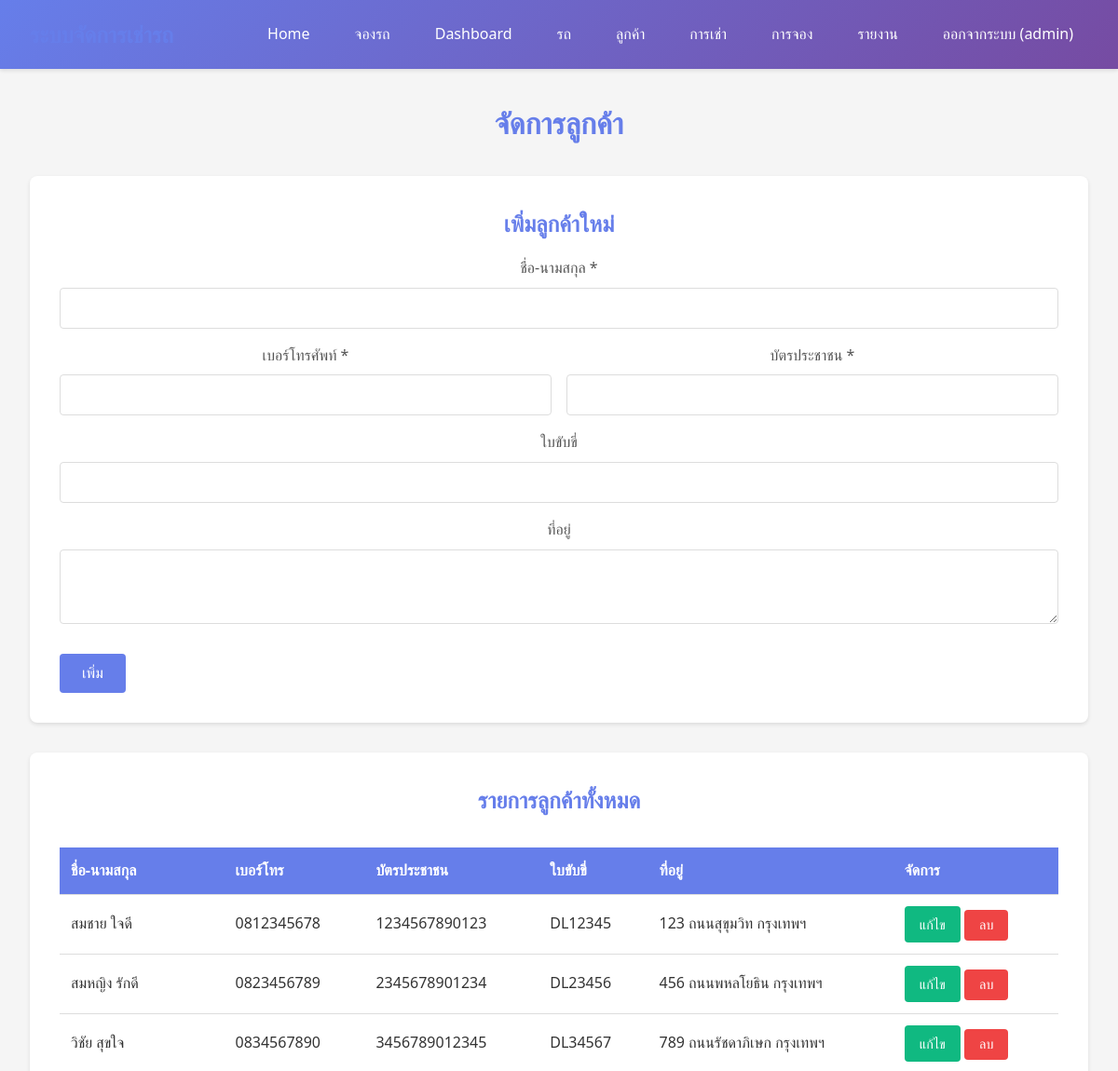
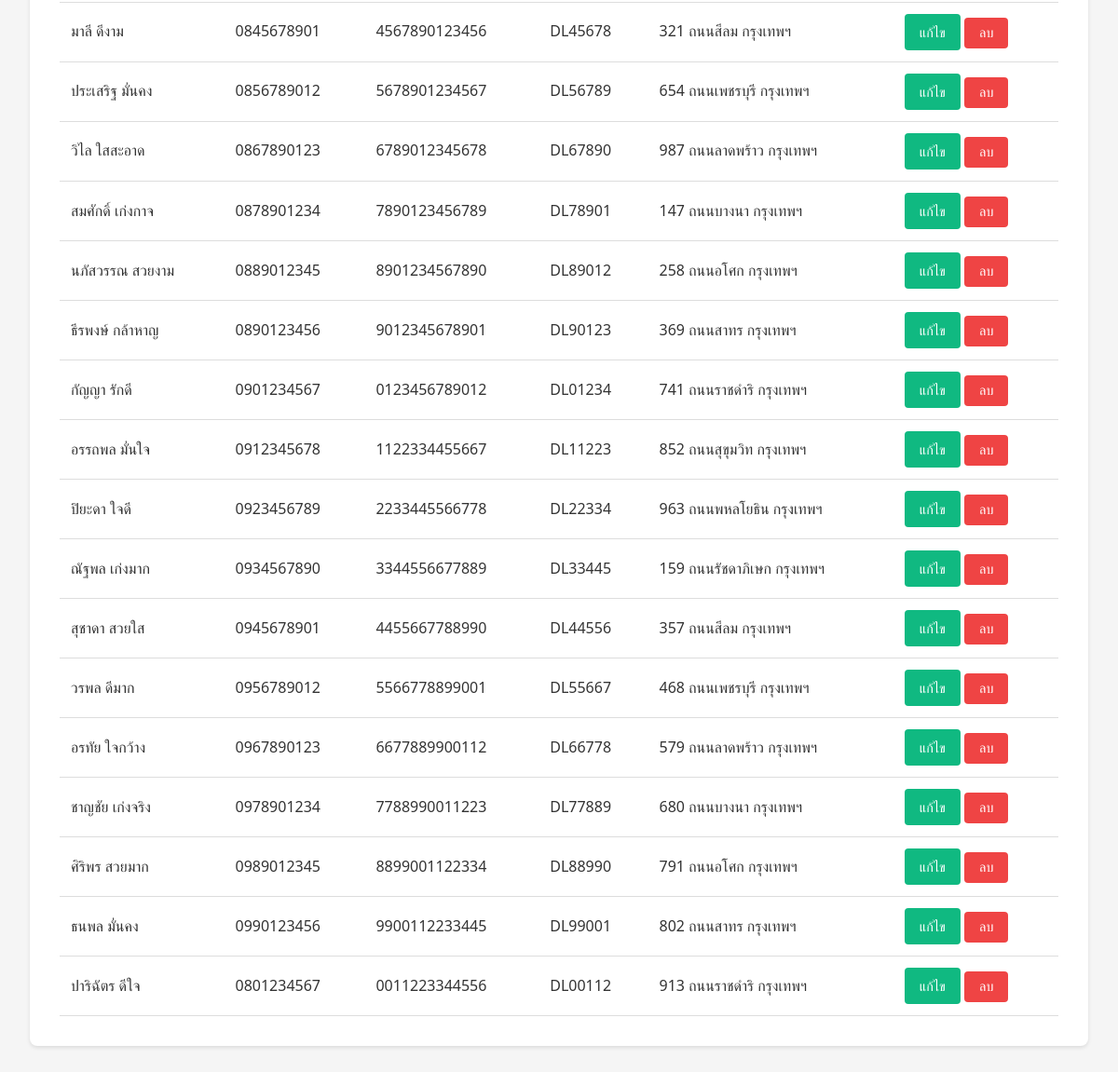
/customers.php (signed in), run on the app's committed database (2 pictures, top to bottom).
### tables this page shows
CREATE TABLE IF NOT EXISTS customers (
  id INT AUTO_INCREMENT PRIMARY KEY,
  name VARCHAR(100) NOT NULL,
  phone VARCHAR(20) NOT NULL,
  id_card VARCHAR(20) NOT NULL UNIQUE,
  license_number VARCHAR(50),
  address TEXT,
  created_at TIMESTAMP DEFAULT CURRENT_TIMESTAMP,
  updated_at TIMESTAMP DEFAULT CURRENT_TIMESTAMP ON UPDATE CURRENT_TIMESTAMP
);

### customers.php (the view, shortened to what this page needs)
<?php
require_once __DIR__ . '/auth.php';
$stmt = $pdo->query("SELECT * FROM customers ORDER BY created_at DESC");
$customers = $stmt->fetchAll();
$edit_customer = null;
?>
<!DOCTYPE html>
<html lang="th">
<head>
    <link rel="stylesheet" href="styles.css">
</head>
<body>
    <?php include 'header.php'; ?>
    <main class="container">
        <h1>จัดการลูกค้า</h1>
        <div class="form-section">
            <h2><?php echo $edit_customer ? 'แก้ไขข้อมูลลูกค้า' : 'เพิ่มลูกค้าใหม่'; ?></h2>
            <form method="POST" class="form-card">
                <div class="form-group">
                    <label>ชื่อ-นามสกุล *</label>
                    <input type="text" name="name" value="<?php echo htmlspecialchars($edit_customer['name'] ?? ''); ?>" required>
                </div>
                <div class="form-row">
                    <div class="form-group">
                        <label>เบอร์โทรศัพท์ *</label>
                        <input type="text" name="phone" value="<?php echo htmlspecialchars($edit_customer['phone'] ?? ''); ?>" required>
                    </div>
                    <div class="form-group">
                        <label>บัตรประชาชน *</label>
                        <input type="text" name="id_card" value="<?php echo htmlspecialchars($edit_customer['id_card'] ?? ''); ?>" required>
                    </div>
                </div>
                <div class="form-group">
                    <label>ใบขับขี่</label>
                    <input type="text" name="license_number" value="<?php echo htmlspecialchars($edit_customer['license_number'] ?? ''); ?>">
                </div>
                <div class="form-group">
                    <label>ที่อยู่</label>
                    <textarea name="address" rows="3"><?php echo htmlspecialchars($edit_customer['address'] ?? ''); ?></textarea>
                </div>
                <div class="form-actions">
                    <button type="submit" class="btn btn-primary"><?php echo $edit_customer ? 'อัปเดต' : 'เพิ่ม'; ?></button>
                </div>
            </form>
        </div>
        <div class="table-section">
            <h2>รายการลูกค้าทั้งหมด</h2>
            <div class="table-container">
                <table>
                    <thead>
                        <tr>
                            <th>ชื่อ-นามสกุล</th>
                            <th>เบอร์โทร</th>
                            <th>บัตรประชาชน</th>
                            <th>ใบขับขี่</th>
                            <th>ที่อยู่</th>
                            <th>จัดการ</th>
                        </tr>
                    </thead>
                    <tbody>
                        <?php if (empty($customers)): ?>
                            <tr>
                                <td colspan="6" class="text-center">ยังไม่มีข้อมูลลูกค้า</td>
                            </tr>
                        <?php else: ?>
                            <?php foreach ($customers as $customer): ?>
                                <tr>
                                    <td><?php echo htmlspecialchars($customer['name']); ?></td>
                                    <td><?php echo htmlspecialchars($customer['phone']); ?></td>
                                    <td><?php echo htmlspecialchars($customer['id_card']); ?></td>
                                    <td><?php echo htmlspecialchars($customer['license_number'] ?: '-'); ?></td>
                                    <td><?php echo htmlspecialchars($customer['address'] ?: '-'); ?></td>
                                    <td>
                                        <a href="customers.php?edit=<?php echo $customer['id']; ?>" class="btn btn-sm btn-edit">แก้ไข</a>
                                        <form method="POST" style="display: inline;" onsubmit="return confirm('คุณแน่ใจหรือไม่ที่จะลบลูกค้านี้?');">
                                            <button type="submit" class="btn btn-sm btn-delete">ลบ</button>
                                        </form>
                                    </td>
                                </tr>
                            <?php endforeach; ?>
                        <?php endif; ?>
                    </tbody>
                </table>
            </div>
        </div>
    </main>
</body>
</html>

### styles.css (style rules this page uses)
* { margin: 0; padding: 0; box-sizing: border-box; }
body { font-family: 'Segoe UI', Tahoma, Geneva, Verdana, sans-serif; background-color: #f5f5f5; color: #333; line-height: 1.6; }
.container { max-width: 1200px; margin: 2rem auto; padding: 0 2rem; }
h1 { color: #667eea; margin-bottom: 2rem; }
h2 { color: #555; margin-bottom: 1rem; padding-bottom: 0.5rem; border-bottom: 2px solid #667eea; }
.form-section { background: white; padding: 2rem; border-radius: 8px; box-shadow: 0 2px 4px rgba(0,0,0,0.1); margin-bottom: 2rem; }
.form-card { display: flex; flex-direction: column; gap: 1rem; }
.form-row { display: grid; grid-template-columns: repeat(auto-fit, minmax(250px, 1fr)); gap: 1rem; }
.form-group { display: flex; flex-direction: column; }
.form-group label { margin-bottom: 0.5rem; font-weight: 500; color: #555; }
.form-group input, .form-group select, .form-group textarea { padding: 0.75rem; border: 1px solid #ddd; border-radius: 4px; font-size: 1rem; transition: border-color 0.3s; }
.form-actions { display: flex; gap: 1rem; margin-top: 1rem; }
.btn { padding: 0.75rem 1.5rem; border: none; border-radius: 4px; font-size: 1rem; cursor: pointer; text-decoration: none; display: inline-block; transition: all 0.3s; text-align: center; }
.btn-primary { background-color: #667eea; color: white; }
.btn-edit { background-color: #10b981; color: white; }
.btn-delete { background-color: #ef4444; color: white; }
.btn-sm { padding: 0.5rem 1rem; font-size: 0.9rem; }
.table-section { background: white; padding: 2rem; border-radius: 8px; box-shadow: 0 2px 4px rgba(0,0,0,0.1); margin-bottom: 2rem; }
.table-container { overflow-x: auto; }
table { width: 100%; border-collapse: collapse; margin-top: 1rem; }
thead { background-color: #667eea; color: white; }
th, td { padding: 0.75rem; text-align: left; border-bottom: 1px solid #ddd; }
th { font-weight: 600; }
main { text-align: center; padding: 3rem 2rem; }
main h2 { color: #667eea; margin-bottom: 1rem; border: none; padding: 0; }

### data on the page
customers: name "สมชาย ใจดี", phone "0812345678", id_card "1234567890123", license_number "DL12345", address "123 ถนนสุขุมวิท กรุงเทพฯ"
customers: name "สมหญิง รักดี", phone "0823456789", id_card "2345678901234", license_number "DL23456", address "456 ถนนพหลโยธิน กรุงเทพฯ"
customers: name "วิชัย สุขใจ", phone "0834567890", id_card "3456789012345", license_number "DL34567", address "789 ถนนรัชดาภิเษก กรุงเทพฯ"
customers: name "มาลี ดีงาม", phone "0845678901", id_card "4567890123456", license_number "DL45678", address "321 ถนนสีลม กรุงเทพฯ"
customers: name "ประเสริฐ มั่นคง", phone "0856789012", id_card "5678901234567", license_number "DL56789", address "654 ถนนเพชรบุรี กรุงเทพฯ"
customers: name "วิไล ใสสะอาด", phone "0867890123", id_card "6789012345678", license_number "DL67890", address "987 ถนนลาดพร้าว กรุงเทพฯ"
customers: name "สมศักดิ์ เก่งกาจ", phone "0878901234", id_card "7890123456789", license_number "DL78901", address "147 ถนนบางนา กรุงเทพฯ"
customers: name "นภัสวรรณ สวยงาม", phone "0889012345", id_card "8901234567890", license_number "DL89012", address "258 ถนนอโศก กรุงเทพฯ"
customers: name "ธีรพงษ์ กล้าหาญ", phone "0890123456", id_card "9012345678901", license_number "DL90123", address "369 ถนนสาทร กรุงเทพฯ"
customers: name "กัญญา รักดี", phone "0901234567", id_card "0123456789012", license_number "DL01234", address "741 ถนนราชดำริ กรุงเทพฯ"
customers: name "อรรถพล มั่นใจ", phone "0912345678", id_card "1122334455667", license_number "DL11223", address "852 ถนนสุขุมวิท กรุงเทพฯ"
customers: name "ปิยะดา ใจดี", phone "0923456789", id_card "2233445566778", license_number "DL22334", address "963 ถนนพหลโยธิน กรุงเทพฯ"
customers: name "ณัฐพล เก่งมาก", phone "0934567890", id_card "3344556677889", license_number "DL33445", address "159 ถนนรัชดาภิเษก กรุงเทพฯ"
customers: name "สุชาดา สวยใส", phone "0945678901", id_card "4455667788990", license_number "DL44556", address "357 ถนนสีลม กรุงเทพฯ"
customers: name "วรพล ดีมาก", phone "0956789012", id_card "5566778899001", license_number "DL55667", address "468 ถนนเพชรบุรี กรุงเทพฯ"
customers: name "อรทัย ใจกว้าง", phone "0967890123", id_card "6677889900112", license_number "DL66778", address "579 ถนนลาดพร้าว กรุงเทพฯ"
customers: name "ชาญชัย เก่งจริง", phone "0978901234", id_card "7788990011223", license_number "DL77889", address "680 ถนนบางนา กรุงเทพฯ"
customers: name "ศิริพร สวยมาก", phone "0989012345", id_card "8899001122334", license_number "DL88990", address "791 ถนนอโศก กรุงเทพฯ"
customers: name "ธนพล มั่นคง", phone "0990123456", id_card "9900112233445", license_number "DL99001", address "802 ถนนสาทร กรุงเทพฯ"
customers: name "ปาริฉัตร ดีใจ", phone "0801234567", id_card "0011223344556", license_number "DL00112", address "913 ถนนราชดำริ กรุงเทพฯ"

### other printed values
$_SESSION['username'] "admin"
